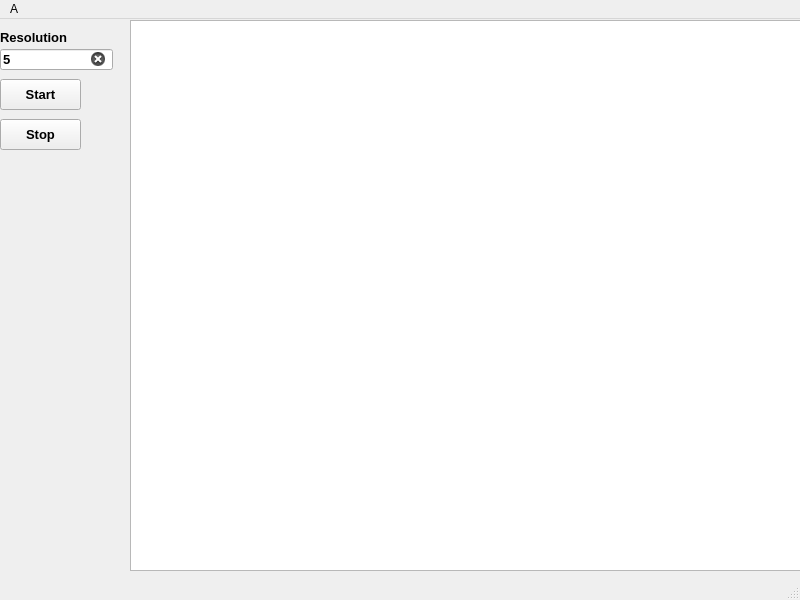
<?xml version="1.0" encoding="UTF-8"?>
<ui version="4.0">
 <class>MainWindow</class>
 <widget class="QMainWindow" name="MainWindow">
  <property name="geometry">
   <rect>
    <x>0</x>
    <y>0</y>
    <width>800</width>
    <height>600</height>
   </rect>
  </property>
  <property name="windowTitle">
   <string>MainWindow</string>
  </property>
  <widget class="QWidget" name="centralwidget">
   <widget class="QGraphicsView" name="MainGraphicsView">
    <property name="enabled">
     <bool>true</bool>
    </property>
    <property name="geometry">
     <rect>
      <x>130</x>
      <y>1</y>
      <width>671</width>
      <height>551</height>
     </rect>
    </property>
   </widget>
   <widget class="QPushButton" name="StartButton">
    <property name="geometry">
     <rect>
      <x>0</x>
      <y>60</y>
      <width>81</width>
      <height>31</height>
     </rect>
    </property>
    <property name="maximumSize">
     <size>
      <width>16777215</width>
      <height>16777214</height>
     </size>
    </property>
    <property name="font">
     <font>
      <family>Segoe UI</family>
      <pointsize>10</pointsize>
      <weight>75</weight>
      <bold>true</bold>
     </font>
    </property>
    <property name="text">
     <string>Start</string>
    </property>
   </widget>
   <widget class="QLineEdit" name="ResolutionLineEdit">
    <property name="geometry">
     <rect>
      <x>0</x>
      <y>30</y>
      <width>113</width>
      <height>21</height>
     </rect>
    </property>
    <property name="font">
     <font>
      <family>Segoe UI</family>
      <pointsize>10</pointsize>
      <weight>75</weight>
      <bold>true</bold>
     </font>
    </property>
    <property name="text">
     <string>5</string>
    </property>
    <property name="maxLength">
     <number>2</number>
    </property>
    <property name="clearButtonEnabled">
     <bool>true</bool>
    </property>
   </widget>
   <widget class="QLabel" name="label">
    <property name="geometry">
     <rect>
      <x>0</x>
      <y>10</y>
      <width>71</width>
      <height>16</height>
     </rect>
    </property>
    <property name="font">
     <font>
      <family>Segoe UI</family>
      <pointsize>10</pointsize>
      <weight>75</weight>
      <bold>true</bold>
     </font>
    </property>
    <property name="text">
     <string>Resolution</string>
    </property>
   </widget>
   <widget class="QPushButton" name="StopButton">
    <property name="geometry">
     <rect>
      <x>0</x>
      <y>100</y>
      <width>81</width>
      <height>31</height>
     </rect>
    </property>
    <property name="maximumSize">
     <size>
      <width>16777215</width>
      <height>16777214</height>
     </size>
    </property>
    <property name="font">
     <font>
      <family>Segoe UI</family>
      <pointsize>10</pointsize>
      <weight>75</weight>
      <bold>true</bold>
     </font>
    </property>
    <property name="text">
     <string>Stop</string>
    </property>
   </widget>
  </widget>
  <widget class="QMenuBar" name="menubar">
   <property name="geometry">
    <rect>
     <x>0</x>
     <y>0</y>
     <width>800</width>
     <height>22</height>
    </rect>
   </property>
   <widget class="QMenu" name="menu">
    <property name="title">
     <string>A</string>
    </property>
   </widget>
   <addaction name="menu"/>
  </widget>
  <widget class="QStatusBar" name="statusbar"/>
  <action name="actionb">
   <property name="checkable">
    <bool>false</bool>
   </property>
   <property name="enabled">
    <bool>true</bool>
   </property>
   <property name="text">
    <string>b</string>
   </property>
  </action>
 </widget>
 <resources/>
 <connections/>
</ui>
